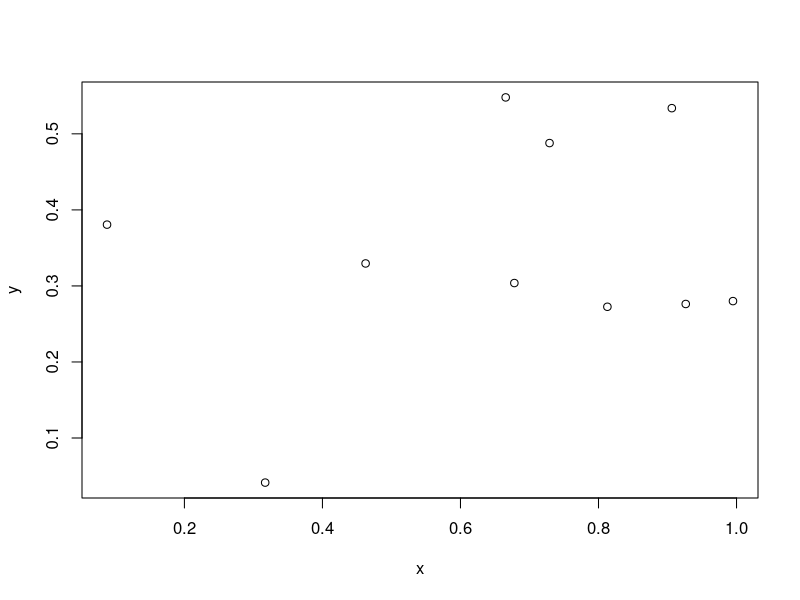

This chart was generated by the following R code:
## ---- chunk 1
x <- runif(10,0,1)
y <- runif(10,0,1)
plot(x,y,type="p")
